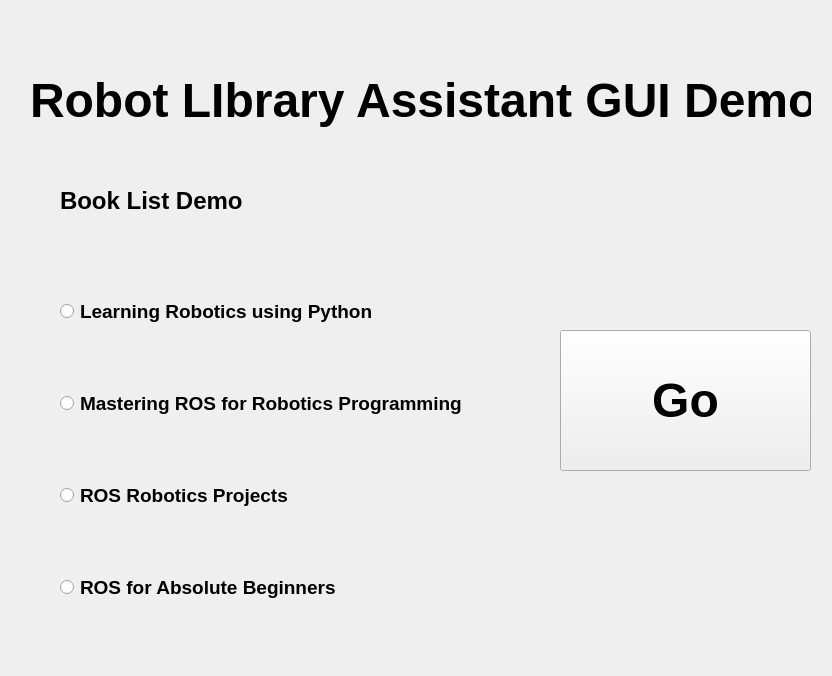
<?xml version="1.0" encoding="UTF-8"?>
<ui version="4.0">
 <class>Form</class>
 <widget class="QWidget" name="Form">
  <property name="geometry">
   <rect>
    <x>0</x>
    <y>0</y>
    <width>832</width>
    <height>676</height>
   </rect>
  </property>
  <property name="windowTitle">
   <string>Robot_Library_GUI</string>
  </property>
  <widget class="QLabel" name="label">
   <property name="geometry">
    <rect>
     <x>30</x>
     <y>30</y>
     <width>781</width>
     <height>141</height>
    </rect>
   </property>
   <property name="font">
    <font>
     <pointsize>36</pointsize>
     <weight>75</weight>
     <italic>false</italic>
     <bold>true</bold>
    </font>
   </property>
   <property name="text">
    <string>Robot LIbrary Assistant GUI Demo</string>
   </property>
  </widget>
  <widget class="QLabel" name="label_2">
   <property name="geometry">
    <rect>
     <x>60</x>
     <y>190</y>
     <width>241</width>
     <height>21</height>
    </rect>
   </property>
   <property name="font">
    <font>
     <pointsize>18</pointsize>
     <weight>75</weight>
     <bold>true</bold>
    </font>
   </property>
   <property name="text">
    <string>Book List Demo</string>
   </property>
  </widget>
  <widget class="QWidget" name="verticalLayoutWidget">
   <property name="geometry">
    <rect>
     <x>60</x>
     <y>240</y>
     <width>471</width>
     <height>421</height>
    </rect>
   </property>
   <layout class="QVBoxLayout" name="verticalLayout">
    <item>
     <widget class="QRadioButton" name="radioButton">
      <property name="font">
       <font>
        <pointsize>14</pointsize>
        <weight>75</weight>
        <bold>true</bold>
       </font>
      </property>
      <property name="text">
       <string>Learning Robotics using Python</string>
      </property>
     </widget>
    </item>
    <item>
     <widget class="QRadioButton" name="radioButton_2">
      <property name="font">
       <font>
        <pointsize>14</pointsize>
        <weight>75</weight>
        <bold>true</bold>
       </font>
      </property>
      <property name="text">
       <string>Mastering ROS for Robotics Programming</string>
      </property>
     </widget>
    </item>
    <item>
     <widget class="QRadioButton" name="radioButton_3">
      <property name="font">
       <font>
        <pointsize>14</pointsize>
        <weight>75</weight>
        <bold>true</bold>
       </font>
      </property>
      <property name="text">
       <string>ROS Robotics Projects</string>
      </property>
     </widget>
    </item>
    <item>
     <widget class="QRadioButton" name="radioButton_4">
      <property name="font">
       <font>
        <pointsize>14</pointsize>
        <weight>75</weight>
        <bold>true</bold>
       </font>
      </property>
      <property name="text">
       <string>ROS for Absolute Beginners</string>
      </property>
     </widget>
    </item>
   </layout>
  </widget>
  <widget class="QPushButton" name="pushButton">
   <property name="geometry">
    <rect>
     <x>560</x>
     <y>330</y>
     <width>251</width>
     <height>141</height>
    </rect>
   </property>
   <property name="font">
    <font>
     <pointsize>36</pointsize>
     <weight>75</weight>
     <bold>true</bold>
    </font>
   </property>
   <property name="text">
    <string>Go</string>
   </property>
  </widget>
 </widget>
 <resources/>
 <connections/>
</ui>
